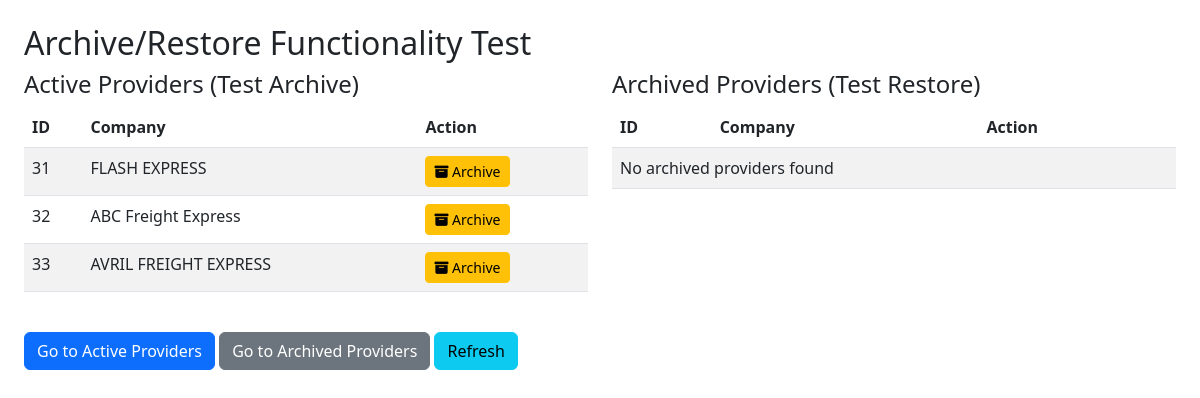
The app's page /admin/test_archive_restore.php with its own data.
### tables this page shows
CREATE TABLE IF NOT EXISTS `active_service_provider` (
  `provider_id` int NOT NULL AUTO_INCREMENT,
  `company_name` varchar(255) NOT NULL,
  `email` varchar(255) NOT NULL,
  `password` varchar(255) NOT NULL,
  `account_type` int NOT NULL DEFAULT '3',
  `contact_person` varchar(255) DEFAULT NULL,
  `contact_number` varchar(50) DEFAULT NULL,
  `address` text,
  `services` text,
  `iso_certified` enum('yes','no') DEFAULT NULL,
  `business_permit` varchar(255) DEFAULT NULL,
  `company_profile` varchar(255) DEFAULT NULL,
  `date_approved` datetime DEFAULT CURRENT_TIMESTAMP,
  `status` varchar(255) NOT NULL DEFAULT 'Active',
  PRIMARY KEY (`provider_id`)
);

### admin/test_archive_restore.php (the view, shortened to what this page needs)
<?php
include('../connect.php');
?>
<!DOCTYPE html>
<html>
<head>
    <link href="https://cdn.jsdelivr.net/npm/bootstrap@5.3.0/dist/css/bootstrap.min.css" rel="stylesheet">
    <link rel="stylesheet" href="https://cdnjs.cloudflare.com/ajax/libs/font-awesome/6.4.2/css/all.min.css">
</head>
<body class="p-4">
    <h2>Archive/Restore Functionality Test</h2>
    <?php
    $active_query = "SELECT * FROM active_service_provider WHERE status = 'Active' LIMIT 3";
    $active_result = $conn->query($active_query);
    $archived_query = "SELECT * FROM active_service_provider WHERE status = 'Archived' LIMIT 3";
    $archived_result = $conn->query($archived_query);
    ?>
    <div class="row">
        <div class="col-md-6">
            <h4>Active Providers (Test Archive)</h4>
            <div class="table-responsive">
                <table class="table table-striped">
                    <thead>
                        <tr>
                            <th>ID</th>
                            <th>Company</th>
                            <th>Action</th>
                        </tr>
                    </thead>
                    <tbody>
                        <?php if ($active_result && $active_result->num_rows > 0): ?>
                            <?php while ($row = $active_result->fetch_assoc()): ?>
                                <tr>
                                    <td><?= $row['provider_id'] ?></td>
                                    <td><?= htmlspecialchars($row['company_name']) ?></td>
                                    <td>
                                        <button class="btn btn-warning btn-sm"
                                                onclick="testArchive(<?= $row['provider_id'] ?>, '<?= htmlspecialchars($row['company_name'], ENT_QUOTES) ?>')">
                                            <i class="fas fa-archive"></i> Archive
                                        </button>
                                    </td>
                                </tr>
                            <?php endwhile; ?>
                        <?php else: ?>
                            <tr><td colspan="3">No active providers found</td></tr>
                        <?php endif; ?>
                    </tbody>
                </table>
            </div>
        </div>
        <div class="col-md-6">
            <h4>Archived Providers (Test Restore)</h4>
            <div class="table-responsive">
                <table class="table table-striped">
                    <thead>
                        <tr>
                            <th>ID</th>
                            <th>Company</th>
                            <th>Action</th>
                        </tr>
                    </thead>
                    <tbody>
                        <?php if ($archived_result && $archived_result->num_rows > 0): ?>
                            <?php while ($row = $archived_result->fetch_assoc()): ?>
                                <tr>
                                    <td><?= $row['provider_id'] ?></td>
                                    <td><?= htmlspecialchars($row['company_name']) ?></td>
                                    <td>
                                        <button class="btn btn-success btn-sm"
                                                onclick="testRestore(<?= $row['provider_id'] ?>, '<?= htmlspecialchars($row['company_name'], ENT_QUOTES) ?>')">
                                            <i class="fas fa-undo"></i> Restore
                                        </button>
                                    </td>
                                </tr>
                            <?php endwhile; ?>
                        <?php else: ?>
                            <tr><td colspan="3">No archived providers found</td></tr>
                        <?php endif; ?>
                    </tbody>
                </table>
            </div>
        </div>
    </div>
    <div class="mt-4">
        <a href="active_providers.php" class="btn btn-primary">Go to Active Providers</a>
        <a href="archived_providers.php" class="btn btn-secondary">Go to Archived Providers</a>
        <button onclick="location.reload()" class="btn btn-info">Refresh</button>
    </div>
</body>
</html>

### records on screen
active_service_provider: provider_id "31", company_name "FLASH EXPRESS"
active_service_provider: provider_id "32", company_name "ABC Freight Express"
active_service_provider: provider_id "33", company_name "AVRIL FREIGHT EXPRESS"
